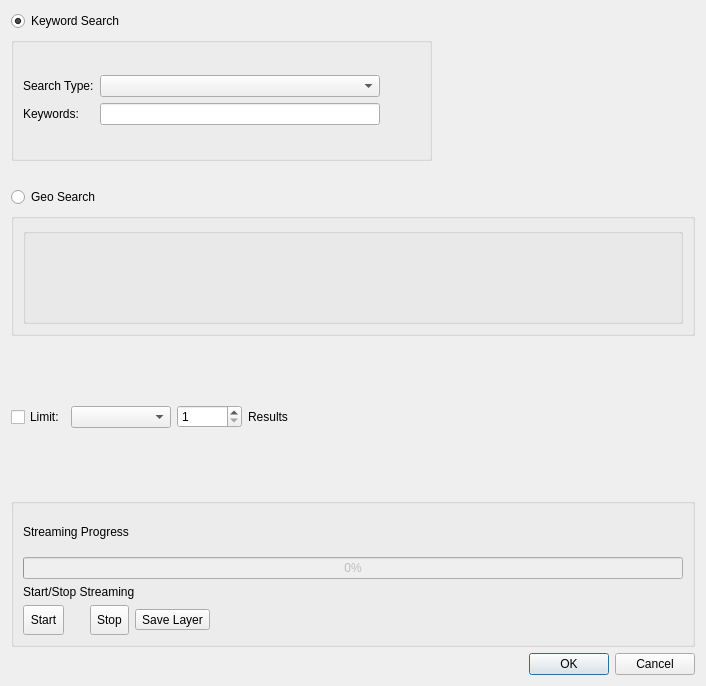
<?xml version="1.0" encoding="UTF-8"?>
<ui version="4.0">
 <class>ThreadingMasterDialogBase</class>
 <widget class="QDialog" name="ThreadingMasterDialogBase">
  <property name="geometry">
   <rect>
    <x>0</x>
    <y>0</y>
    <width>706</width>
    <height>686</height>
   </rect>
  </property>
  <property name="minimumSize">
   <size>
    <width>706</width>
    <height>686</height>
   </size>
  </property>
  <property name="windowTitle">
   <string>Threading Master</string>
  </property>
  <layout class="QGridLayout" name="gridLayout_8">
   <item row="5" column="1">
    <widget class="QDialogButtonBox" name="button_box">
     <property name="orientation">
      <enum>Qt::Horizontal</enum>
     </property>
     <property name="standardButtons">
      <set>QDialogButtonBox::Cancel|QDialogButtonBox::Ok</set>
     </property>
    </widget>
   </item>
   <item row="3" column="1">
    <spacer name="horizontalSpacer_2">
     <property name="orientation">
      <enum>Qt::Horizontal</enum>
     </property>
     <property name="sizeHint" stdset="0">
      <size>
       <width>248</width>
       <height>20</height>
      </size>
     </property>
    </spacer>
   </item>
   <item row="3" column="0">
    <layout class="QHBoxLayout" name="horizontalLayout_2">
     <item>
      <widget class="QCheckBox" name="limitCheckBox">
       <property name="text">
        <string>Limit:</string>
       </property>
      </widget>
     </item>
     <item>
      <widget class="QComboBox" name="limitDd">
       <property name="minimumSize">
        <size>
         <width>100</width>
         <height>0</height>
        </size>
       </property>
      </widget>
     </item>
     <item>
      <widget class="QSpinBox" name="limitSb">
       <property name="minimumSize">
        <size>
         <width>65</width>
         <height>0</height>
        </size>
       </property>
       <property name="minimum">
        <number>1</number>
       </property>
       <property name="maximum">
        <number>2000</number>
       </property>
      </widget>
     </item>
     <item>
      <widget class="QLabel" name="label_2">
       <property name="text">
        <string>Results</string>
       </property>
      </widget>
     </item>
     <item>
      <spacer name="horizontalSpacer_10">
       <property name="orientation">
        <enum>Qt::Horizontal</enum>
       </property>
       <property name="sizeHint" stdset="0">
        <size>
         <width>40</width>
         <height>20</height>
        </size>
       </property>
      </spacer>
     </item>
    </layout>
   </item>
   <item row="0" column="0">
    <layout class="QGridLayout" name="gridLayout_4">
     <item row="0" column="0">
      <widget class="QRadioButton" name="keywordRadioButton">
       <property name="text">
        <string>Keyword Search</string>
       </property>
       <property name="checked">
        <bool>true</bool>
       </property>
      </widget>
     </item>
     <item row="1" column="0">
      <widget class="QGroupBox" name="groupBox">
       <property name="title">
        <string/>
       </property>
       <layout class="QGridLayout" name="gridLayout_2">
        <item row="0" column="0">
         <layout class="QGridLayout" name="gridLayout">
          <item row="0" column="0">
           <widget class="QLabel" name="label_4">
            <property name="text">
             <string>Search Type:</string>
            </property>
           </widget>
          </item>
          <item row="0" column="1">
           <widget class="QComboBox" name="SearchTypeDd">
            <property name="minimumSize">
             <size>
              <width>280</width>
              <height>0</height>
             </size>
            </property>
            <property name="maximumSize">
             <size>
              <width>280</width>
              <height>16777215</height>
             </size>
            </property>
           </widget>
          </item>
          <item row="1" column="1">
           <widget class="QLineEdit" name="streamLineEdit">
            <property name="minimumSize">
             <size>
              <width>280</width>
              <height>0</height>
             </size>
            </property>
            <property name="maximumSize">
             <size>
              <width>280</width>
              <height>16777215</height>
             </size>
            </property>
           </widget>
          </item>
          <item row="1" column="0">
           <widget class="QLabel" name="label_3">
            <property name="text">
             <string>Keywords:</string>
            </property>
           </widget>
          </item>
         </layout>
        </item>
        <item row="0" column="1">
         <spacer name="horizontalSpacer_3">
          <property name="orientation">
           <enum>Qt::Horizontal</enum>
          </property>
          <property name="sizeHint" stdset="0">
           <size>
            <width>40</width>
            <height>20</height>
           </size>
          </property>
         </spacer>
        </item>
       </layout>
      </widget>
     </item>
    </layout>
   </item>
   <item row="4" column="0" colspan="2">
    <widget class="QGroupBox" name="groupBox_3">
     <property name="title">
      <string/>
     </property>
     <layout class="QGridLayout" name="gridLayout_6">
      <item row="0" column="0">
       <layout class="QVBoxLayout" name="verticalLayout">
        <item>
         <widget class="QLabel" name="label_9">
          <property name="text">
           <string>Streaming Progress</string>
          </property>
         </widget>
        </item>
        <item>
         <widget class="QProgressBar" name="streamingPb">
          <property name="enabled">
           <bool>false</bool>
          </property>
          <property name="value">
           <number>0</number>
          </property>
         </widget>
        </item>
        <item>
         <layout class="QVBoxLayout" name="verticalLayout_2">
          <item>
           <widget class="QLabel" name="label_10">
            <property name="text">
             <string>Start/Stop Streaming</string>
            </property>
           </widget>
          </item>
          <item>
           <layout class="QHBoxLayout" name="horizontalLayout">
            <item>
             <widget class="QToolButton" name="streamButton">
              <property name="minimumSize">
               <size>
                <width>30</width>
                <height>30</height>
               </size>
              </property>
              <property name="text">
               <string>Start</string>
              </property>
              <property name="iconSize">
               <size>
                <width>25</width>
                <height>25</height>
               </size>
              </property>
             </widget>
            </item>
            <item>
             <spacer name="horizontalSpacer_11">
              <property name="orientation">
               <enum>Qt::Horizontal</enum>
              </property>
              <property name="sizeType">
               <enum>QSizePolicy::Fixed</enum>
              </property>
              <property name="sizeHint" stdset="0">
               <size>
                <width>20</width>
                <height>20</height>
               </size>
              </property>
             </spacer>
            </item>
            <item>
             <widget class="QToolButton" name="stopButton">
              <property name="minimumSize">
               <size>
                <width>30</width>
                <height>30</height>
               </size>
              </property>
              <property name="text">
               <string>Stop</string>
              </property>
              <property name="iconSize">
               <size>
                <width>25</width>
                <height>25</height>
               </size>
              </property>
             </widget>
            </item>
            <item>
             <widget class="QToolButton" name="saveLayerButton">
              <property name="text">
               <string>Save Layer</string>
              </property>
             </widget>
            </item>
            <item>
             <spacer name="horizontalSpacer_9">
              <property name="orientation">
               <enum>Qt::Horizontal</enum>
              </property>
              <property name="sizeHint" stdset="0">
               <size>
                <width>40</width>
                <height>20</height>
               </size>
              </property>
             </spacer>
            </item>
           </layout>
          </item>
         </layout>
        </item>
       </layout>
      </item>
     </layout>
    </widget>
   </item>
   <item row="2" column="0" colspan="2">
    <layout class="QGridLayout" name="gridLayout_7">
     <item row="0" column="0">
      <widget class="QRadioButton" name="geoRadioButton">
       <property name="text">
        <string>Geo Search</string>
       </property>
      </widget>
     </item>
     <item row="1" column="0">
      <widget class="QGroupBox" name="groupBox_2">
       <property name="title">
        <string/>
       </property>
       <layout class="QGridLayout" name="gridLayout_5">
        <item row="0" column="0">
         <layout class="QGridLayout" name="gridLayout_3">
          <item row="0" column="0" rowspan="2">
           <widget class="QgsExtentGroupBox" name="extentGroupBox">
            <property name="enabled">
             <bool>false</bool>
            </property>
            <property name="maximumSize">
             <size>
              <width>16777215</width>
              <height>180</height>
             </size>
            </property>
           </widget>
          </item>
         </layout>
        </item>
       </layout>
      </widget>
     </item>
    </layout>
   </item>
   <item row="0" column="1">
    <spacer name="horizontalSpacer">
     <property name="orientation">
      <enum>Qt::Horizontal</enum>
     </property>
     <property name="sizeType">
      <enum>QSizePolicy::Fixed</enum>
     </property>
     <property name="sizeHint" stdset="0">
      <size>
       <width>248</width>
       <height>20</height>
      </size>
     </property>
    </spacer>
   </item>
   <item row="1" column="0">
    <spacer name="verticalSpacer">
     <property name="orientation">
      <enum>Qt::Vertical</enum>
     </property>
     <property name="sizeType">
      <enum>QSizePolicy::Fixed</enum>
     </property>
     <property name="sizeHint" stdset="0">
      <size>
       <width>20</width>
       <height>20</height>
      </size>
     </property>
    </spacer>
   </item>
  </layout>
 </widget>
 <customwidgets>
  <customwidget>
   <class>QgsCollapsibleGroupBox</class>
   <extends>QGroupBox</extends>
   <header>qgscollapsiblegroupbox.h</header>
   <container>1</container>
  </customwidget>
  <customwidget>
   <class>QgsExtentGroupBox</class>
   <extends>QgsCollapsibleGroupBox</extends>
   <header>qgsextentgroupbox.h</header>
   <container>1</container>
  </customwidget>
 </customwidgets>
 <resources/>
 <connections>
  <connection>
   <sender>button_box</sender>
   <signal>accepted()</signal>
   <receiver>ThreadingMasterDialogBase</receiver>
   <slot>accept()</slot>
   <hints>
    <hint type="sourcelabel">
     <x>20</x>
     <y>20</y>
    </hint>
    <hint type="destinationlabel">
     <x>20</x>
     <y>20</y>
    </hint>
   </hints>
  </connection>
  <connection>
   <sender>button_box</sender>
   <signal>rejected()</signal>
   <receiver>ThreadingMasterDialogBase</receiver>
   <slot>reject()</slot>
   <hints>
    <hint type="sourcelabel">
     <x>20</x>
     <y>20</y>
    </hint>
    <hint type="destinationlabel">
     <x>20</x>
     <y>20</y>
    </hint>
   </hints>
  </connection>
 </connections>
</ui>
